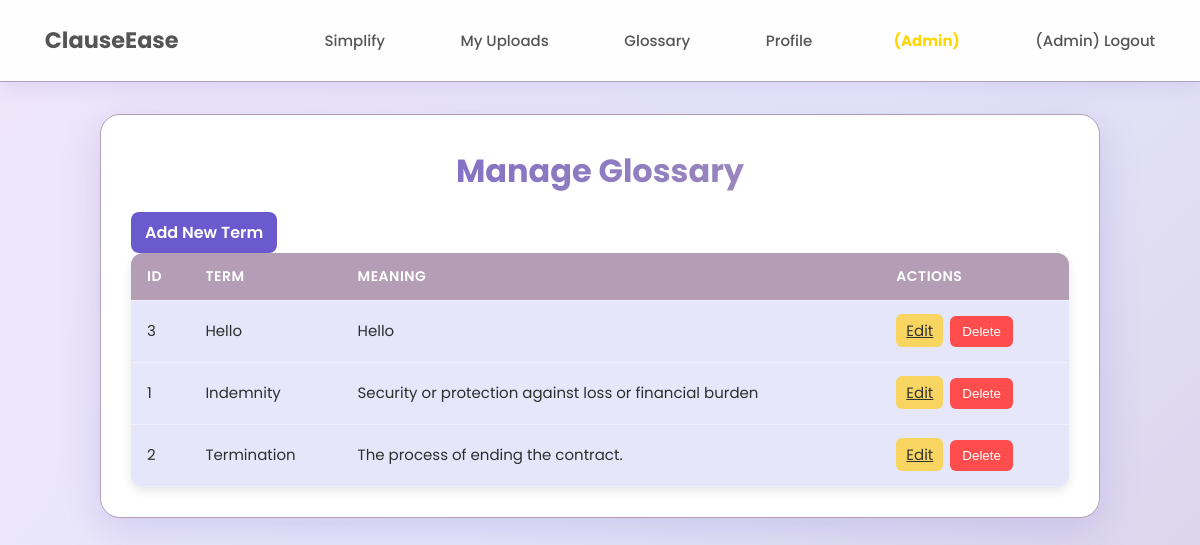
Page /admin/glossary (signed in) on the committed database.
### app.py (models this page shows)
class GlossaryTerm(db.Model):
    id = db.Column(db.Integer, primary_key=True)
    term = db.Column(db.String(100), unique=True, nullable=False)
    meaning = db.Column(db.Text, nullable=False)

### app.py (the view)
@app.route("/admin/glossary")
@admin_required
def admin_glossary():
    terms = GlossaryTerm.query.order_by(GlossaryTerm.term.asc()).all()
    return render_template("admin_glossary.html", terms=terms)

### app.py (called while the page is built)
def admin_required(f):
    @wraps(f)
    def decorated_function(*args, **kwargs):
        if "user_id" not in session:
            flash("Please login first!", "warning")
            return redirect(url_for("login"))
        if not session.get("is_admin"):
            flash("Access denied. Admins only!", "danger")
            return redirect(url_for("home"))
        return f(*args, **kwargs)
    return decorated_function

### templates/admin_glossary.html
{% extends "base.html" %}
{% block content %}
<div class="admin-container">
    <h2>Manage Glossary</h2>
    <a href="{{ url_for('add_glossary_term') }}" class="btn-primary">Add New Term</a>
    {% if terms %}
    <table class="admin-table">
        <thead>
            <tr>
                <th>ID</th>
                <th>Term</th>
                <th>Meaning</th>
                <th>Actions</th>
            </tr>
        </thead>
        <tbody>
            {% for t in terms %}
            <tr>
                <td>{{ t.id }}</td>
                <td>{{ t.term }}</td>
                <td>{{ t.meaning }}</td>
                <td>
                    <a href="{{ url_for('edit_glossary_term', term_id=t.id) }}" class="admin-btn-yellow">Edit</a>
                    <form action="{{ url_for('delete_glossary_term', term_id=t.id) }}" method="post" style="display:inline;">
                        <button type="submit" class="admin-btn-red" onclick="return confirm('Delete {{ t.term }}?');">
                            Delete
                        </button>
                    </form>
                </td>
            </tr>
            {% endfor %}
        </tbody>
    </table>
    {% else %}
    <p class="no-data">No glossary terms added yet.</p>
    {% endif %}
</div>
{% endblock %}

### static/style.css (style rules this page uses)
:root { --light-lavender: #E6E6FA; --medium-lavender: #B39EB5; --dark-lavender: #6A5ACD; --white: #FFFFFF; --text-dark: #2E2E2E; --text-light: #555555; --success: #2ECC71; --error: #DC3545; }
* { margin: 0; padding: 0; box-sizing: border-box; }
body { margin: 0; font-family: 'Poppins', sans-serif; background: linear-gradient(135deg, #F0E6FA 0%, #E6E6FA 50%, #D8D0E8 100%); color: var(--text-dark); line-height: 1.6; overflow-x: hidden; position: relative; min-height: 100vh; }
body::before { content: ''; position: fixed; width: 600px; height: 600px; background: radial-gradient(circle, rgba(106, 90, 205, 0.2) 0%, rgba(179, 158, 181, 0.1) 25%, transparent 70%); border-radius: 50%; pointer-events: none; transform: translate(-50%, -50%); transition: opacity 0.3s ease; opacity: 0; z-index: 1; left: var(--mouse-x, 50%); top: var(--mouse-y, 50%); }
.admin-container { background: var(--white); border: 1px solid var(--medium-lavender); border-radius: 20px; padding: 40px; box-shadow: 0 10px 40px rgba(106, 90, 205, 0.2); transition: all 0.3s ease; }
.admin-container h2 { font-size: 32px; color: var(--dark-lavender); margin-bottom: 15px; font-weight: 700; text-align: center; background: linear-gradient(135deg, var(--dark-lavender), var(--medium-lavender)); -webkit-background-clip: text; -webkit-text-fill-color: transparent; }
.admin-table { width: 100%; border-collapse: collapse; background: rgba(230, 230, 250, 0.2); border-radius: 15px; overflow: hidden; box-shadow: 0 5px 25px rgba(106, 90, 205, 0.15); }
.admin-table th { background: linear-gradient(135deg, var(--dark-lavender), var(--medium-lavender)); color: var(--white); padding: 14px 20px; font-weight: 600; text-align: left; font-size: 14px; text-transform: uppercase; letter-spacing: 0.5px; }
.admin-table td { padding: 14px 20px; color: var(--text-dark); font-size: 15px; border-bottom: 1px solid var(--medium-lavender); }
.admin-table tr:nth-child(even) { background: rgba(230, 230, 250, 0.3); }
.admin-table button { border: none; padding: 8px 12px; border-radius: 6px; font-weight: 500; cursor: pointer; transition: all 0.3s ease; margin: 3px; }
.admin-btn-yellow { background: #ffcc00; color: #333; }
.admin-btn-red { background: #ff4d4d; color: white; }
.admin-container { padding: 30px; max-width: 1000px; margin: auto; animation: fadeIn 0.6s ease-in-out; }
.admin-table { width: 100%; border-collapse: collapse; background: var(--light-lavender); border-radius: 12px; overflow: hidden; box-shadow: 0 4px 10px rgba(0,0,0,0.1); }
.admin-table th, .admin-table td { padding: 12px 16px; text-align: left; border-bottom: 1px solid rgba(255,255,255,0.3); }
.admin-table th { background: var(--medium-lavender); color: #fff; font-weight: 600; }
.btn-primary { display: inline-block; background: var(--dark-lavender); color: white; padding: 8px 14px; border-radius: 8px; text-decoration: none; font-weight: 600; transition: all 0.3s ease; }
.admin-btn-yellow { background: #f7d560; border: none; color: #333; padding: 6px 10px; border-radius: 6px; cursor: pointer; transition: 0.3s; }
.admin-btn-red { background: #ff4d4d; border: none; color: white; padding: 6px 10px; border-radius: 6px; cursor: pointer; transition: 0.3s; }

### rows in the picture
GlossaryTerm: id "3", term "Hello", meaning "Hello"
GlossaryTerm: id "1", term "Indemnity", meaning "Security or protection against loss or financial burden"
GlossaryTerm: id "2", term "Termination", meaning "The process of ending the contract."

### other values in the picture
{{ session.get('username') }} "Admin"
